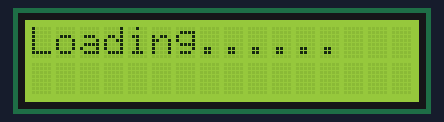
Bench run of a sketch on a simulated Arduino Uno, built with avr-gcc and run on an emulated ATmega328P. Shown: 16×2 character LCD.

Above: at 0.1 s.
At 5.1 s:
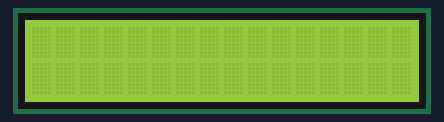
At 6.1 s:
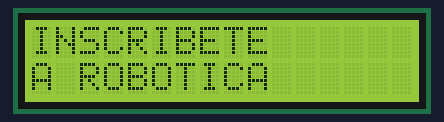
At 7.6 s:
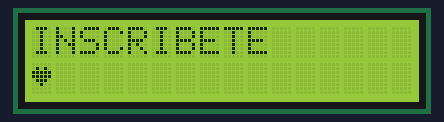
At 9.1 s:
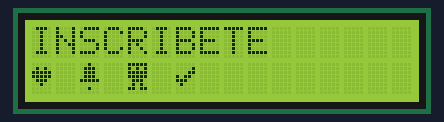
At 12.1 s:
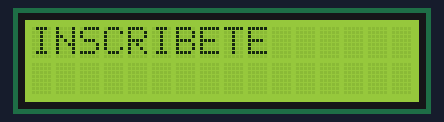

The sketch:

lcd_promo_basico.ino
```cpp
#include <LiquidCrystal.h>

//Include LCD library   aqui inicio


// initialize the library with the numbers of the interface pins
LiquidCrystal lcd(A0, A1, A2, A3, A4, A5);

    byte Heart[8] = {
    0b00000,
    0b01010,
    0b11111,
    0b11111,
    0b01110,
    0b00100,
    0b00000,
    0b00000
    };

    byte Bell[8] = {
    0b00100,
    0b01110,
    0b01110,
    0b01110,
    0b11111,
    0b00000,
    0b00100,
    0b00000
    };


    byte Alien[8] = {
    0b11111,
    0b10101,
    0b11111,
    0b11111,
    0b01110,
    0b01010,
    0b11011,
    0b00000
    };

    byte Check[8] = {
    0b00000,
    0b00001,
    0b00011,
    0b10110,
    0b11100,
    0b01000,
    0b00000,
    0b00000
    };

    byte Speaker[8] = {
    0b00001,
    0b00011,
    0b01111,
    0b01111,
    0b01111,
    0b00011,
    0b00001,
    0b00000
    };


    byte Sound[8] = {
    0b00001,
    0b00011,
    0b00101,
    0b01001,
    0b01001,
    0b01011,
    0b11011,
    0b11000
    };


    byte Skull[8] = {
    0b00000,
    0b01110,
    0b10101,
    0b11011,
    0b01110,
    0b01110,
    0b00000,
    0b00000
    };

    byte Lock[8] = {
    0b01110,
    0b10001,
    0b10001,
    0b11111,
    0b11011,
    0b11011,
    0b11111,
    0b00000
    };

void setup() {
  // set up the LCD's number of columns and rows:
  lcd.begin(16, 2);
  // create a new character
  lcd.createChar(0, Heart);
  // create a new character
  lcd.createChar(1, Bell);
  // create a new character
  lcd.createChar(2, Alien);
  // create a new character
  lcd.createChar(3, Check);
  // create a new character
  lcd.createChar(4, Speaker);
  // create a new character
  lcd.createChar(5, Sound);
  // create a new character
  lcd.createChar(6, Skull);
  // create a new character
  lcd.createChar(7, Lock);

  // Clears the LCD screen
  lcd.clear();

  // Print a message to the LCD.
  lcd.print("Loading......");
  delay(5000);
 }

void loop() {
   lcd.clear();
   delay(500);

  lcd.setCursor(0, 0);
  //Print a message to second line of LCD
  lcd.print("INSCRIBETE");
  delay(500);
  lcd.setCursor(0, 1);
  lcd.print("A ROBOTICA");
  delay(1000);

  lcd.setCursor(0, 1);
  lcd.print("          ");
  delay(500);

  lcd.setCursor(0, 1);
  lcd.write(byte(0));

  delay(500);

  lcd.setCursor(2, 1);
  lcd.write(byte(1));

  delay(500);

  lcd.setCursor(4, 1);
  lcd.write(byte(2));

  delay(500);

  lcd.setCursor(6, 1);
  lcd.write(byte(3));

  delay(500);

  lcd.setCursor(8, 1);
  lcd.write(byte(4));

  delay(500);

  lcd.setCursor(10, 1);
  lcd.write(byte(5));

  delay(500);

  lcd.setCursor(12, 1);
  lcd.write(byte(6));

  delay(500);

  lcd.setCursor(14, 1);
  lcd.write(byte(7));

  delay(500);

}
```

Measured:
- by itself, everything shown: repeats every 6.5 s, in 12 steps
- what the display in image 1 shows lasts 0.5 s, from 5.1 s to 5.6 s
- what the display in image 2 shows lasts 1.0 s, from 6.1 s to 7.1 s
